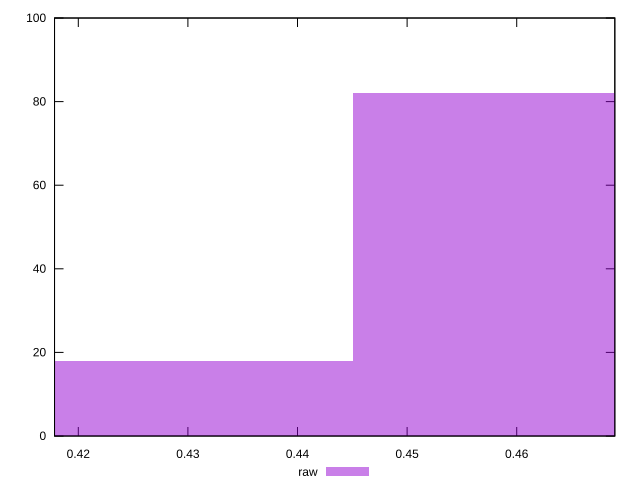

This figure's gnuplot source:
reset

$raw <<EOF
0.46041646662052427 82
0.42972203551248933 18
EOF

set key outside below
set boxwidth 0.03069443110803495
set xrange [0.41783142745344776:0.4689516016381175]
set yrange [0:100]
set trange [0:100]
set style fill transparent solid 0.5 noborder
set terminal svg size 640, 490 enhanced background rgb 'white'
set output "reports/report_00033_2021-03-01T14-23-16.841Z/meta/pScore/samples/astro-cached/raw/histogram.svg"

plot $raw title "raw" with boxes

reset
